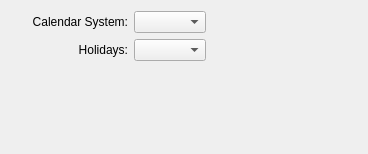
<?xml version="1.0" encoding="UTF-8"?>
<ui version="4.0">
 <class>calendarConfig</class>
 <widget class="QWidget" name="calendarConfig">
  <property name="geometry">
   <rect>
    <x>0</x>
    <y>0</y>
    <width>368</width>
    <height>154</height>
   </rect>
  </property>
  <layout class="QGridLayout" name="gridLayout">
   <item row="3" column="1">
    <widget class="QLabel" name="label">
     <property name="text">
      <string>Holidays:</string>
     </property>
     <property name="alignment">
      <set>Qt::AlignRight|Qt::AlignTrailing|Qt::AlignVCenter</set>
     </property>
     <property name="buddy">
      <cstring>regionComboBox</cstring>
     </property>
    </widget>
   </item>
   <item row="3" column="2" colspan="2">
    <layout class="QHBoxLayout" name="horizontalLayout">
     <item>
      <widget class="KComboBox" name="regionComboBox">
       <property name="enabled">
        <bool>true</bool>
       </property>
      </widget>
     </item>
     <item>
      <spacer name="horizontalSpacer_2">
       <property name="orientation">
        <enum>Qt::Horizontal</enum>
       </property>
       <property name="sizeHint" stdset="0">
        <size>
         <width>188</width>
         <height>17</height>
        </size>
       </property>
      </spacer>
     </item>
    </layout>
   </item>
   <item row="4" column="3">
    <spacer name="verticalSpacer">
     <property name="orientation">
      <enum>Qt::Vertical</enum>
     </property>
     <property name="sizeHint" stdset="0">
      <size>
       <width>67</width>
       <height>259</height>
      </size>
     </property>
    </spacer>
   </item>
   <item row="2" column="1">
    <widget class="QLabel" name="label_2">
     <property name="text">
      <string>Calendar System:</string>
     </property>
     <property name="alignment">
      <set>Qt::AlignRight|Qt::AlignTrailing|Qt::AlignVCenter</set>
     </property>
     <property name="buddy">
      <cstring>calendarComboBox</cstring>
     </property>
    </widget>
   </item>
   <item row="2" column="2" colspan="2">
    <layout class="QHBoxLayout" name="horizontalLayout_2">
     <item>
      <widget class="KComboBox" name="calendarComboBox">
       <property name="enabled">
        <bool>true</bool>
       </property>
      </widget>
     </item>
     <item>
      <spacer name="horizontalSpacer_3">
       <property name="orientation">
        <enum>Qt::Horizontal</enum>
       </property>
       <property name="sizeHint" stdset="0">
        <size>
         <width>188</width>
         <height>17</height>
        </size>
       </property>
      </spacer>
     </item>
    </layout>
   </item>
   <item row="2" column="0">
    <spacer name="horizontalSpacer">
     <property name="orientation">
      <enum>Qt::Horizontal</enum>
     </property>
     <property name="sizeHint" stdset="0">
      <size>
       <width>40</width>
       <height>20</height>
      </size>
     </property>
    </spacer>
   </item>
   <item row="3" column="0">
    <spacer name="horizontalSpacer_4">
     <property name="orientation">
      <enum>Qt::Horizontal</enum>
     </property>
     <property name="sizeHint" stdset="0">
      <size>
       <width>40</width>
       <height>20</height>
      </size>
     </property>
    </spacer>
   </item>
  </layout>
 </widget>
 <customwidgets>
  <customwidget>
   <class>KComboBox</class>
   <extends>QComboBox</extends>
   <header>kcombobox.h</header>
  </customwidget>
 </customwidgets>
 <resources/>
 <connections/>
</ui>
